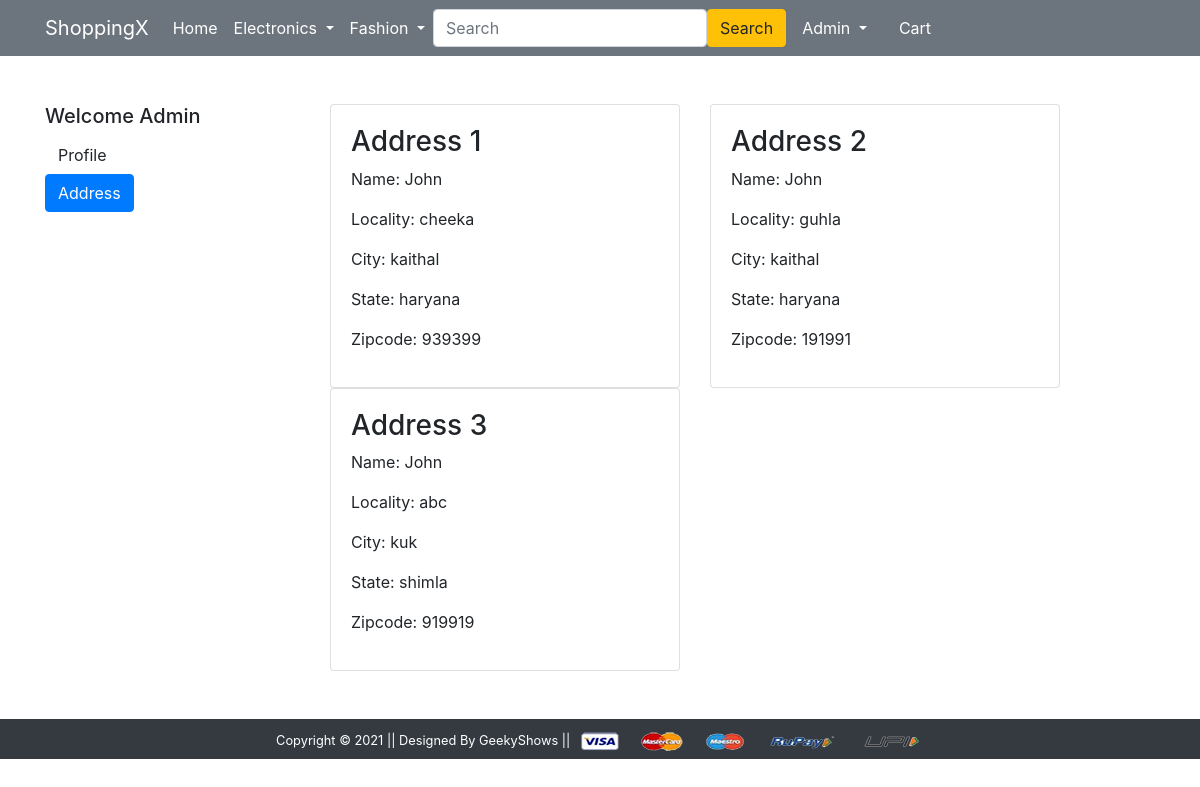
Page /address/ (signed in) on the earlier database version.
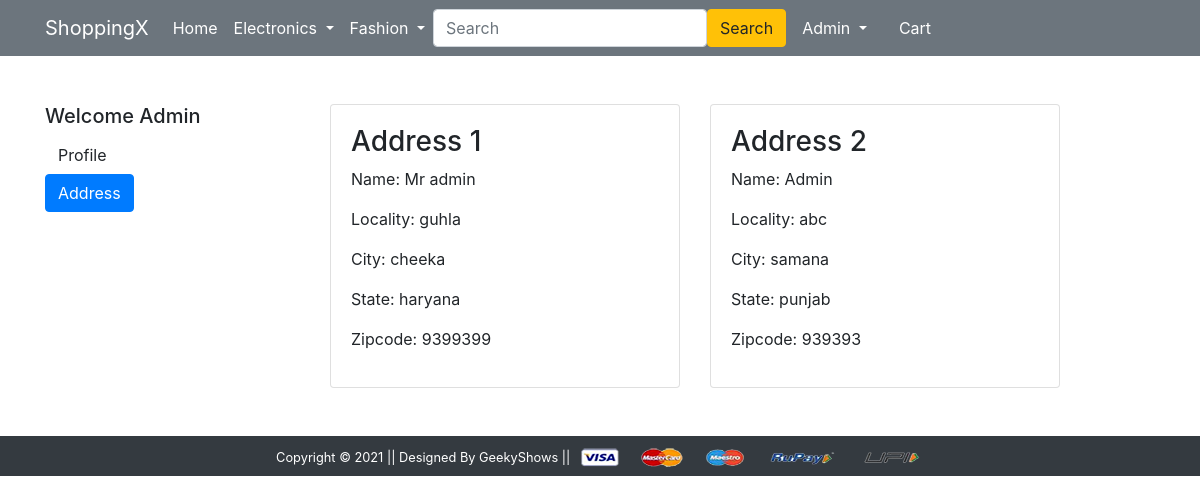
Same page on the later database version.
### app/models.py (models this page shows, shortened)
class Customer(models.Model):
    user = models.ForeignKey(User,on_delete=models.CASCADE)
    name = models.CharField(max_length=200)
    locality = models.CharField(max_length=200)
    city = models.CharField(max_length=50)
    zipcode = models.IntegerField()
    state = models.CharField(choices=STATE_CHOICES,max_length=50)

### app/views.py (the view)
# urls.py: path('address/', views.address, name='address'),
def address(request):
    address = Customer.objects.filter(user=request.user)
    return render(request,'app/address.html',{'active':'btn-primary','address':address})

### app/templates/app/address.html (shortened to what this page needs)
{% extends 'app/base.html' %} {% load static %} {% block title %}Buy Now{% endblock title %} {% block main-content %}
<div class="container my-5">
    <div class="row">
        <div class="col-sm-2 border-end">
            <h5 class="text-capitalize">Welcome {{user.username}}</h5>
            <ul class="list-unstyled">
                <li class="d-grid"><a href="{% url 'profile' %}" class="btn ">Profile</a></li>
                <li class="d-grid"><a href="{% url 'address' %}" class="btn {{active}}">Address</a></li>
            </ul>
        </div>
        <div class="col-sm-8 offset-1">
            <div class="row">
                {% for address in address %}
                <div class="col-sm-6">
                    <div class="card">
                        <div class="card-body">
                            <h3>Address {{forloop.counter}} </h3>
                            <p>Name: {{address.name|capfirst}}</p>
                            <p>Locality: {{address.locality}}</p>
                            <p>City: {{address.city}}</p>
                            <p>State: {{address.state}}</p>
                            <p>Zipcode: {{address.zipcode}}</p>
                        </div>
                    </div>
                </div> {% endfor %}
            </div>
        </div>
    </div>
</div>
{% endblock main-content %}

Differences in the rows shown:
removed Customer: name "John", locality "cheeka", city "kaithal", state "haryana", zipcode "939399"
removed Customer: name "John", locality "guhla", city "kaithal", state "haryana", zipcode "191991"
removed Customer: name "John", locality "abc", city "kuk", state "shimla", zipcode "919919"
added Customer: name "Mr admin", locality "guhla", city "cheeka", state "haryana", zipcode "9399399"
added Customer: name "Admin", locality "abc", city "samana", state "punjab", zipcode "939393"
